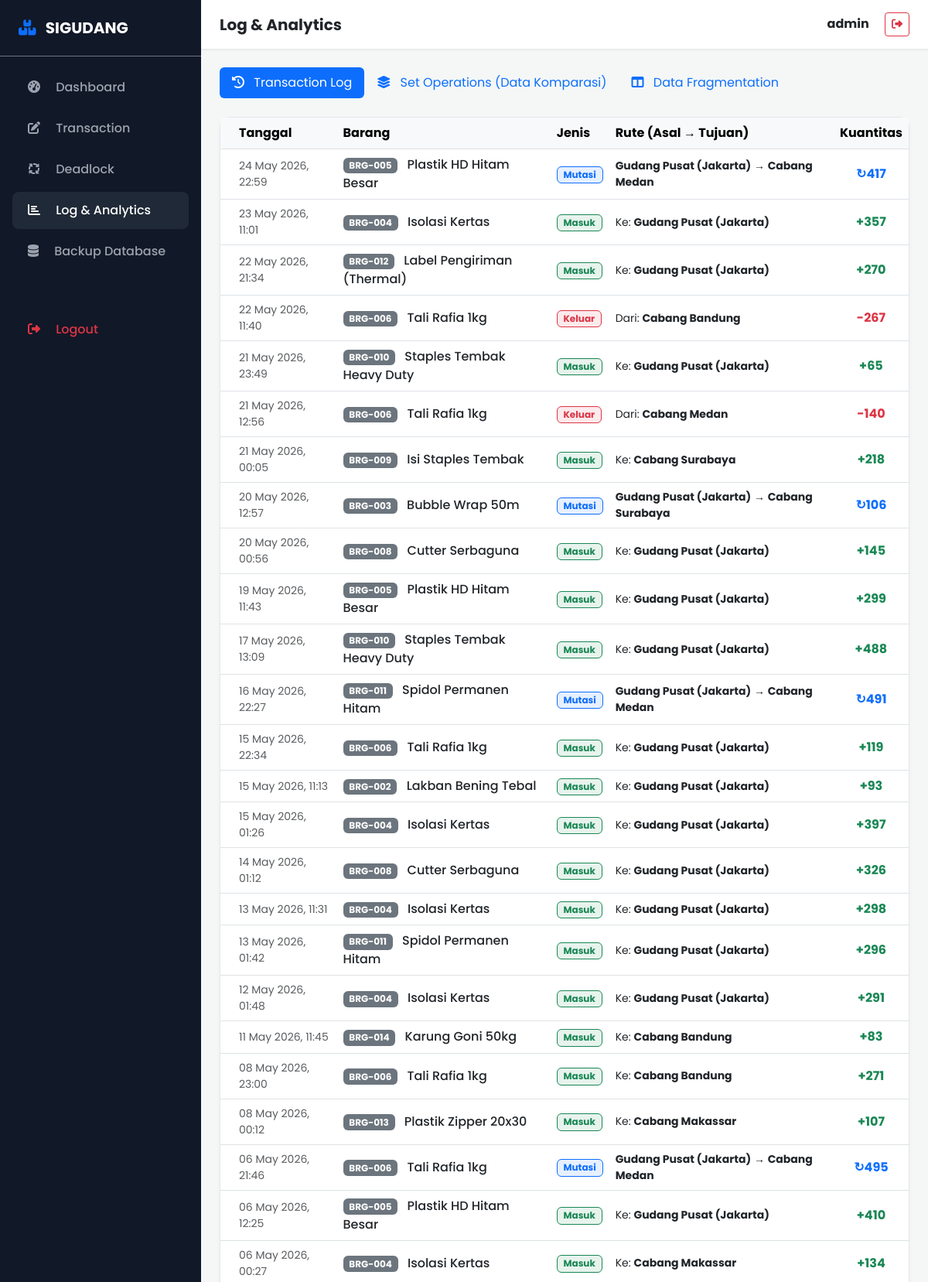
The page /pages/log.php (signed in, upper part) on the database its author committed.
### tables this page shows
CREATE TABLE `transaksi` (
  `id` int NOT NULL AUTO_INCREMENT,
  `barang_id` int NOT NULL,
  `jenis_transaksi` enum('masuk','keluar','mutasi') NOT NULL,
  `jumlah` int NOT NULL,
  `cabang_asal_id` int DEFAULT NULL,
  `cabang_tujuan_id` int DEFAULT NULL,
  `tanggal` timestamp NULL DEFAULT CURRENT_TIMESTAMP,
  PRIMARY KEY (`id`),
  KEY `barang_id` (`barang_id`),
  KEY `cabang_asal_id` (`cabang_asal_id`),
  KEY `cabang_tujuan_id` (`cabang_tujuan_id`),
  CONSTRAINT `transaksi_ibfk_1` FOREIGN KEY (`barang_id`) REFERENCES `barang` (`id`) ON DELETE CASCADE,
  CONSTRAINT `transaksi_ibfk_2` FOREIGN KEY (`cabang_asal_id`) REFERENCES `cabang` (`id`) ON DELETE SET NULL,
  CONSTRAINT `transaksi_ibfk_3` FOREIGN KEY (`cabang_tujuan_id`) REFERENCES `cabang` (`id`) ON DELETE SET NULL
);

CREATE TABLE `barang` (
  `id` int NOT NULL AUTO_INCREMENT,
  `kode_barang` varchar(20) NOT NULL,
  `nama_barang` varchar(100) NOT NULL,
  PRIMARY KEY (`id`),
  UNIQUE KEY `kode_barang` (`kode_barang`)
);

CREATE TABLE `cabang` (
  `id` int NOT NULL AUTO_INCREMENT,
  `nama_cabang` varchar(100) NOT NULL,
  `lokasi` varchar(255) DEFAULT NULL,
  PRIMARY KEY (`id`)
);

### pages/log.php (the view, shortened to what this page needs)
<?php
require_once __DIR__ . '/../config/koneksi.php';
$query_log = "
    SELECT
        t.tanggal,
        b.kode_barang,
        b.nama_barang,
        t.jenis_transaksi,
        t.jumlah,
        c1.nama_cabang as asal,
        c2.nama_cabang as tujuan
    FROM transaksi t
    JOIN barang b ON t.barang_id = b.id
    LEFT JOIN cabang c1 ON t.cabang_asal_id = c1.id
    LEFT JOIN cabang c2 ON t.cabang_tujuan_id = c2.id
    ORDER BY t.tanggal DESC
";
$transaksi = mysqli_query($conn, $query_log);
?>
<!DOCTYPE html>
<html lang="id">
<head>
    <link href="https://cdn.jsdelivr.net/npm/bootstrap@5.3.0/dist/css/bootstrap.min.css" rel="stylesheet">
    <link rel="stylesheet" href="https://cdnjs.cloudflare.com/ajax/libs/font-awesome/6.4.0/css/all.min.css">
</head>
<body class="d-flex">
<div class="sidebar d-none d-md-block" style="width: 260px; flex-shrink:0;">
    <div class="p-4 border-bottom border-secondary mb-3"><h5 class="text-white fw-bold m-0"><i class="fa-solid fa-boxes-stacked text-primary me-2"></i> SIGUDANG</h5></div>
    <nav class="nav flex-column px-3">
        <a class="nav-link" href="index.php"><i class="fa-solid fa-gauge-high me-3"></i> Dashboard</a>
        <?php if ($_SESSION['role'] == 'Admin') : ?>
        <a class="nav-link" href="transaction.php"><i class="fa-solid fa-pen-to-square me-3"></i> Transaction</a>
        <a class="nav-link" href="deadlock.php"><i class="fa-solid fa-arrows-spin me-3"></i> Deadlock</a>
        <?php endif; ?>
        <a class="nav-link active" href="log.php"><i class="fa-solid fa-chart-bar me-3"></i> Log & Analytics</a>
        <?php if ($_SESSION['role'] == 'Admin') : ?>
        <a class="nav-link" href="backup.php"><i class="fa-solid fa-database me-3"></i> Backup Database</a>
        <?php endif; ?>
        <a class="nav-link text-danger mt-5" href="logout.php"><i class="fa-solid fa-sign-out-alt me-3"></i> Logout</a>
    </nav>
</div>
<div class="flex-grow-1" style="height: 100vh; overflow-y: auto;">
    <div class="topbar p-3 d-flex justify-content-between align-items-center px-4 mb-4 sticky-top">
        <h5 class="mb-0 fw-bold">Log & Analytics</h5>
        <div><span class="me-3 fw-bold"><?= $_SESSION['username']; ?></span> <a href="logout.php" class="btn btn-sm btn-outline-danger"><i class="fa-solid fa-sign-out-alt"></i></a></div>
    </div>
    <div class="container-fluid px-4 pb-4">
        <ul class="nav nav-pills mb-4" id="logTab" role="tablist">
            <li class="nav-item" role="presentation">
                <button class="nav-link active" id="transaksi-tab" data-bs-toggle="pill" data-bs-target="#transaksi" type="button" role="tab" aria-controls="transaksi" aria-selected="true"><i class="fa-solid fa-clock-rotate-left me-2"></i> Transaction Log</button>
            </li>
            <li class="nav-item" role="presentation">
                <button class="nav-link" id="komparasi-tab" data-bs-toggle="pill" data-bs-target="#komparasi" type="button" role="tab" aria-controls="komparasi" aria-selected="false"><i class="fa-solid fa-layer-group me-2"></i> Set Operations (Data Komparasi)</button>
            </li>
            <li class="nav-item" role="presentation">
                <button class="nav-link" id="frag-tab" data-bs-toggle="pill" data-bs-target="#frag" type="button" role="tab" aria-controls="frag" aria-selected="false"><i class="fa-solid fa-table-columns me-2"></i> Data Fragmentation</button>
            </li>
        </ul>
        <div class="tab-content" id="logTabContent">
            <div class="tab-pane fade show active" id="transaksi" role="tabpanel" aria-labelledby="transaksi-tab">
                <div class="glass-card p-0">
                    <table class="table table-hover align-middle mb-0">
                        <thead class="table-light"><tr><th class="ps-4">Tanggal</th><th>Barang</th><th>Jenis</th><th>Rute (Asal &rarr; Tujuan)</th><th class="text-center">Kuantitas</th></tr></thead>
                        <tbody>
                            <?php while($log = mysqli_fetch_assoc($transaksi)) : ?>
                            <tr>
                                <td class="ps-4 small text-muted"><?= date('d M Y, H:i', strtotime($log['tanggal'])); ?></td>
                                <td class="fw-medium"><span class="badge bg-secondary me-2"><?= $log['kode_barang']; ?></span> <?= $log['nama_barang']; ?></td>
                                <td>
                                    <?php if($log['jenis_transaksi'] == 'masuk') echo '<span class="badge bg-success bg-opacity-10 text-success border border-success">Masuk</span>';
                                          elseif($log['jenis_transaksi'] == 'keluar') echo '<span class="badge bg-danger bg-opacity-10 text-danger border border-danger">Keluar</span>';
                                          else echo '<span class="badge bg-primary bg-opacity-10 text-primary border border-primary">Mutasi</span>'; ?>
                                </td>
                                <td class="small">
                                    <?php if($log['jenis_transaksi'] == 'masuk') echo "Ke: <strong>{$log['tujuan']}</strong>";
                                          elseif($log['jenis_transaksi'] == 'keluar') echo "Dari: <strong>{$log['asal']}</strong>";
                                          else echo "<strong>{$log['asal']}</strong> &rarr; <strong>{$log['tujuan']}</strong>"; ?>
                                </td>
                                <td class="text-center fw-bold fs-6 <?= $log['jenis_transaksi'] == 'masuk' ? 'text-success' : ($log['jenis_transaksi'] == 'keluar' ? 'text-danger' : 'text-primary'); ?>">
                                    <?= $log['jenis_transaksi'] == 'masuk' ? '+' : ($log['jenis_transaksi'] == 'keluar' ? '-' : '↻'); ?><?= $log['jumlah']; ?>
                                </td>
                            </tr>
                            <?php endwhile; ?>
                        </tbody>
                    </table>
                </div>
            </div>
        </div>
    </div>
</div>
</body>
</html>

### pages/log.php (style rules this page uses)
body { font-family: 'Poppins', sans-serif; background-color: #f4f7f6; }
.sidebar { background: #111827; min-height: 100vh; color: #9ca3af; }
.sidebar .nav-link { color: #9ca3af; padding: 12px 20px; border-radius: 8px; font-weight: 500; margin-bottom: 5px; }
.sidebar .nav-link.active { background: #1f2937; color: #fff; }
.topbar { background: #fff; box-shadow: 0 1px 3px 0 rgba(0,0,0,0.1); }
.glass-card { background: #fff; border-radius: 12px; border: 1px solid #e5e7eb; box-shadow: 0 4px 6px -1px rgba(0,0,0,0.05); }

### rows shown on the page
transaksi: tanggal "24 May 2026, 22:59", barang.kode_barang "BRG-005", barang.nama_barang "Plastik HD Hitam Besar", jenis_transaksi "Mutasi", cabang_asal.nama_cabang "Gudang Pusat (Jakarta)", cabang_tujuan.nama_cabang "Cabang Medan", jumlah "417"
transaksi: tanggal "23 May 2026, 11:01", barang.kode_barang "BRG-004", barang.nama_barang "Isolasi Kertas", jenis_transaksi "Masuk", cabang_tujuan.nama_cabang "Gudang Pusat (Jakarta)", jumlah "357"
transaksi: tanggal "22 May 2026, 21:34", barang.kode_barang "BRG-012", barang.nama_barang "Label Pengiriman (Thermal)", jenis_transaksi "Masuk", cabang_tujuan.nama_cabang "Gudang Pusat (Jakarta)", jumlah "270"
transaksi: tanggal "22 May 2026, 11:40", barang.kode_barang "BRG-006", barang.nama_barang "Tali Rafia 1kg", jenis_transaksi "Keluar", cabang_asal.nama_cabang "Cabang Bandung", jumlah "267"
transaksi: tanggal "21 May 2026, 23:49", barang.kode_barang "BRG-010", barang.nama_barang "Staples Tembak Heavy Duty", jenis_transaksi "Masuk", cabang_tujuan.nama_cabang "Gudang Pusat (Jakarta)", jumlah "65"
transaksi: tanggal "21 May 2026, 12:56", barang.kode_barang "BRG-006", barang.nama_barang "Tali Rafia 1kg", jenis_transaksi "Keluar", cabang_asal.nama_cabang "Cabang Medan", jumlah "140"
transaksi: tanggal "21 May 2026, 00:05", barang.kode_barang "BRG-009", barang.nama_barang "Isi Staples Tembak", jenis_transaksi "Masuk", cabang_tujuan.nama_cabang "Cabang Surabaya", jumlah "218"
transaksi: tanggal "20 May 2026, 12:57", barang.kode_barang "BRG-003", barang.nama_barang "Bubble Wrap 50m", jenis_transaksi "Mutasi", cabang_asal.nama_cabang "Gudang Pusat (Jakarta)", cabang_tujuan.nama_cabang "Cabang Surabaya", jumlah "106"
transaksi: tanggal "20 May 2026, 00:56", barang.kode_barang "BRG-008", barang.nama_barang "Cutter Serbaguna", jenis_transaksi "Masuk", cabang_tujuan.nama_cabang "Gudang Pusat (Jakarta)", jumlah "145"
transaksi: tanggal "19 May 2026, 11:43", barang.kode_barang "BRG-005", barang.nama_barang "Plastik HD Hitam Besar", jenis_transaksi "Masuk", cabang_tujuan.nama_cabang "Gudang Pusat (Jakarta)", jumlah "299"
transaksi: tanggal "17 May 2026, 13:09", barang.kode_barang "BRG-010", barang.nama_barang "Staples Tembak Heavy Duty", jenis_transaksi "Masuk", cabang_tujuan.nama_cabang "Gudang Pusat (Jakarta)", jumlah "488"
transaksi: tanggal "16 May 2026, 22:27", barang.kode_barang "BRG-011", barang.nama_barang "Spidol Permanen Hitam", jenis_transaksi "Mutasi", cabang_asal.nama_cabang "Gudang Pusat (Jakarta)", cabang_tujuan.nama_cabang "Cabang Medan", jumlah "491"
transaksi: tanggal "15 May 2026, 22:34", barang.kode_barang "BRG-006", barang.nama_barang "Tali Rafia 1kg", jenis_transaksi "Masuk", cabang_tujuan.nama_cabang "Gudang Pusat (Jakarta)", jumlah "119"
transaksi: tanggal "15 May 2026, 11:13", barang.kode_barang "BRG-002", barang.nama_barang "Lakban Bening Tebal", jenis_transaksi "Masuk", cabang_tujuan.nama_cabang "Gudang Pusat (Jakarta)", jumlah "93"
transaksi: tanggal "15 May 2026, 01:26", barang.kode_barang "BRG-004", barang.nama_barang "Isolasi Kertas", jenis_transaksi "Masuk", cabang_tujuan.nama_cabang "Gudang Pusat (Jakarta)", jumlah "397"
transaksi: tanggal "14 May 2026, 01:12", barang.kode_barang "BRG-008", barang.nama_barang "Cutter Serbaguna", jenis_transaksi "Masuk", cabang_tujuan.nama_cabang "Gudang Pusat (Jakarta)", jumlah "326"
transaksi: tanggal "13 May 2026, 11:31", barang.kode_barang "BRG-004", barang.nama_barang "Isolasi Kertas", jenis_transaksi "Masuk", cabang_tujuan.nama_cabang "Gudang Pusat (Jakarta)", jumlah "298"
transaksi: tanggal "13 May 2026, 01:42", barang.kode_barang "BRG-011", barang.nama_barang "Spidol Permanen Hitam", jenis_transaksi "Masuk", cabang_tujuan.nama_cabang "Gudang Pusat (Jakarta)", jumlah "296"
transaksi: tanggal "12 May 2026, 01:48", barang.kode_barang "BRG-004", barang.nama_barang "Isolasi Kertas", jenis_transaksi "Masuk", cabang_tujuan.nama_cabang "Gudang Pusat (Jakarta)", jumlah "291"
transaksi: tanggal "11 May 2026, 11:45", barang.kode_barang "BRG-014", barang.nama_barang "Karung Goni 50kg", jenis_transaksi "Masuk", cabang_tujuan.nama_cabang "Cabang Bandung", jumlah "83"
transaksi: tanggal "08 May 2026, 23:00", barang.kode_barang "BRG-006", barang.nama_barang "Tali Rafia 1kg", jenis_transaksi "Masuk", cabang_tujuan.nama_cabang "Cabang Bandung", jumlah "271"
transaksi: tanggal "08 May 2026, 00:12", barang.kode_barang "BRG-013", barang.nama_barang "Plastik Zipper 20x30", jenis_transaksi "Masuk", cabang_tujuan.nama_cabang "Cabang Makassar", jumlah "107"
transaksi: tanggal "06 May 2026, 21:46", barang.kode_barang "BRG-006", barang.nama_barang "Tali Rafia 1kg", jenis_transaksi "Mutasi", cabang_asal.nama_cabang "Gudang Pusat (Jakarta)", cabang_tujuan.nama_cabang "Cabang Medan", jumlah "495"
transaksi: tanggal "06 May 2026, 12:25", barang.kode_barang "BRG-005", barang.nama_barang "Plastik HD Hitam Besar", jenis_transaksi "Masuk", cabang_tujuan.nama_cabang "Gudang Pusat (Jakarta)", jumlah "410"
transaksi: tanggal "06 May 2026, 00:27", barang.kode_barang "BRG-004", barang.nama_barang "Isolasi Kertas", jenis_transaksi "Masuk", cabang_tujuan.nama_cabang "Cabang Makassar", jumlah "134"

### other values the page prints
$_SESSION['username'] "admin"
